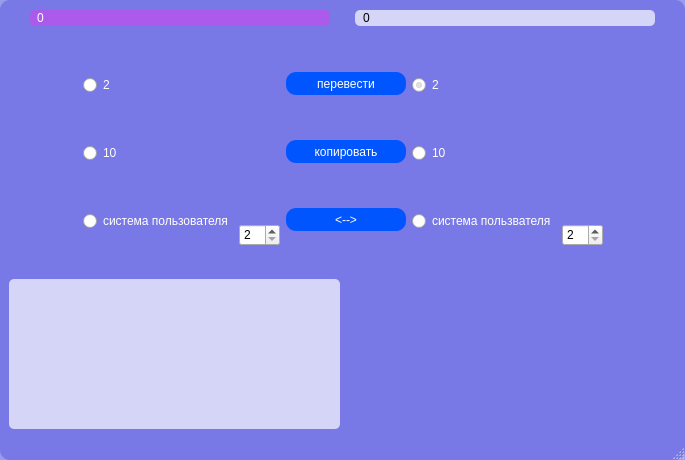
<?xml version="1.0" encoding="UTF-8"?>
<ui version="4.0">
 <class>MainWindow</class>
 <widget class="QMainWindow" name="MainWindow">
  <property name="geometry">
   <rect>
    <x>0</x>
    <y>0</y>
    <width>685</width>
    <height>460</height>
   </rect>
  </property>
  <property name="windowTitle">
   <string>MainWindow</string>
  </property>
  <property name="styleSheet">
   <string notr="true">QMainWindow {
	border-radius : 10px;
	background-color: rgba(100,100, 225, 165);
}
QLabel{
	border-radius : 5px;
	background-color: rgba(255,255, 255, 175);

}
QRadioButton{
color: rgb(255, 255, 255);
}</string>
  </property>
  <widget class="QWidget" name="centralwidget">
   <layout class="QVBoxLayout" name="verticalLayout_12">
    <item>
     <layout class="QHBoxLayout" name="horizontalLayout" stretch="1,0">
      <property name="spacing">
       <number>5</number>
      </property>
      <property name="sizeConstraint">
       <enum>QLayout::SetNoConstraint</enum>
      </property>
      <property name="leftMargin">
       <number>1</number>
      </property>
      <property name="topMargin">
       <number>1</number>
      </property>
      <property name="rightMargin">
       <number>1</number>
      </property>
      <property name="bottomMargin">
       <number>1</number>
      </property>
      <item>
       <widget class="QLineEdit" name="lineEdit">
        <property name="minimumSize">
         <size>
          <width>280</width>
          <height>0</height>
         </size>
        </property>
        <property name="maximumSize">
         <size>
          <width>300</width>
          <height>16777215</height>
         </size>
        </property>
        <property name="styleSheet">
         <string notr="true">border-radius: 5px;
background-color: rgb(129, 69, 189);
color: rgb(255, 255, 255);
font: 11pt &quot;Ubuntu&quot;;
background-color: rgba(255, 46, 245, 100);
padding: 0 5 0 5px;</string>
        </property>
        <property name="text">
         <string>0</string>
        </property>
       </widget>
      </item>
      <item>
       <widget class="QLabel" name="label">
        <property name="minimumSize">
         <size>
          <width>280</width>
          <height>0</height>
         </size>
        </property>
        <property name="maximumSize">
         <size>
          <width>300</width>
          <height>16777215</height>
         </size>
        </property>
        <property name="styleSheet">
         <string notr="true">border-radius : 5px;
font: 11pt &quot;Ubuntu&quot;;
padding: 0 5 0 5px;</string>
        </property>
        <property name="text">
         <string>0</string>
        </property>
       </widget>
      </item>
     </layout>
    </item>
    <item>
     <layout class="QHBoxLayout" name="horizontalLayout_3">
      <item>
       <spacer name="horizontalSpacer_4">
        <property name="orientation">
         <enum>Qt::Horizontal</enum>
        </property>
        <property name="sizeHint" stdset="0">
         <size>
          <width>40</width>
          <height>20</height>
         </size>
        </property>
       </spacer>
      </item>
      <item>
       <layout class="QVBoxLayout" name="verticalLayout">
        <item>
         <widget class="QRadioButton" name="radioButton">
          <property name="styleSheet">
           <string notr="true"/>
          </property>
          <property name="text">
           <string>2</string>
          </property>
         </widget>
        </item>
        <item>
         <widget class="QRadioButton" name="radioButton_2">
          <property name="text">
           <string>10</string>
          </property>
          <property name="checked">
           <bool>true</bool>
          </property>
         </widget>
        </item>
        <item>
         <widget class="QRadioButton" name="radioButton_3">
          <property name="text">
           <string>система пользователя</string>
          </property>
         </widget>
        </item>
       </layout>
      </item>
      <item>
       <layout class="QVBoxLayout" name="verticalLayout_9">
        <item>
         <spacer name="verticalSpacer_8">
          <property name="orientation">
           <enum>Qt::Vertical</enum>
          </property>
          <property name="sizeHint" stdset="0">
           <size>
            <width>20</width>
            <height>40</height>
           </size>
          </property>
         </spacer>
        </item>
        <item>
         <spacer name="verticalSpacer_6">
          <property name="orientation">
           <enum>Qt::Vertical</enum>
          </property>
          <property name="sizeHint" stdset="0">
           <size>
            <width>20</width>
            <height>40</height>
           </size>
          </property>
         </spacer>
        </item>
        <item>
         <spacer name="verticalSpacer_9">
          <property name="orientation">
           <enum>Qt::Vertical</enum>
          </property>
          <property name="sizeHint" stdset="0">
           <size>
            <width>20</width>
            <height>40</height>
           </size>
          </property>
         </spacer>
        </item>
        <item>
         <spacer name="verticalSpacer_14">
          <property name="orientation">
           <enum>Qt::Vertical</enum>
          </property>
          <property name="sizeHint" stdset="0">
           <size>
            <width>20</width>
            <height>40</height>
           </size>
          </property>
         </spacer>
        </item>
        <item>
         <spacer name="verticalSpacer_10">
          <property name="orientation">
           <enum>Qt::Vertical</enum>
          </property>
          <property name="sizeHint" stdset="0">
           <size>
            <width>20</width>
            <height>40</height>
           </size>
          </property>
         </spacer>
        </item>
        <item>
         <spacer name="verticalSpacer_13">
          <property name="orientation">
           <enum>Qt::Vertical</enum>
          </property>
          <property name="sizeHint" stdset="0">
           <size>
            <width>20</width>
            <height>40</height>
           </size>
          </property>
         </spacer>
        </item>
        <item>
         <spacer name="verticalSpacer_16">
          <property name="orientation">
           <enum>Qt::Vertical</enum>
          </property>
          <property name="sizeHint" stdset="0">
           <size>
            <width>20</width>
            <height>40</height>
           </size>
          </property>
         </spacer>
        </item>
        <item>
         <widget class="QSpinBox" name="spinBox">
          <property name="styleSheet">
           <string notr="true">font: 11pt &quot;Ubuntu&quot;;</string>
          </property>
          <property name="minimum">
           <number>2</number>
          </property>
          <property name="maximum">
           <number>16</number>
          </property>
         </widget>
        </item>
        <item>
         <spacer name="verticalSpacer_4">
          <property name="orientation">
           <enum>Qt::Vertical</enum>
          </property>
          <property name="sizeHint" stdset="0">
           <size>
            <width>20</width>
            <height>40</height>
           </size>
          </property>
         </spacer>
        </item>
        <item>
         <spacer name="verticalSpacer_7">
          <property name="orientation">
           <enum>Qt::Vertical</enum>
          </property>
          <property name="sizeType">
           <enum>QSizePolicy::Expanding</enum>
          </property>
          <property name="sizeHint" stdset="0">
           <size>
            <width>20</width>
            <height>5</height>
           </size>
          </property>
         </spacer>
        </item>
       </layout>
      </item>
      <item>
       <layout class="QVBoxLayout" name="verticalLayout_10">
        <item>
         <widget class="QPushButton" name="pushButton">
          <property name="minimumSize">
           <size>
            <width>0</width>
            <height>23</height>
           </size>
          </property>
          <property name="styleSheet">
           <string notr="true">background-color: rgb(39, 46, 143);
font: 13pt &quot;Ubuntu&quot;;
border-radius: 10px;
color: white;
background-color: rgb(0, 85, 255);
</string>
          </property>
          <property name="text">
           <string>перевести</string>
          </property>
         </widget>
        </item>
        <item>
         <widget class="QPushButton" name="pushButton_2">
          <property name="minimumSize">
           <size>
            <width>120</width>
            <height>23</height>
           </size>
          </property>
          <property name="styleSheet">
           <string notr="true">background-color: rgb(39, 46, 143);
font: 13pt &quot;Ubuntu&quot;;
border-radius: 10px;
color: white;
background-color: rgb(0, 85, 255);
</string>
          </property>
          <property name="text">
           <string>копировать</string>
          </property>
         </widget>
        </item>
        <item>
         <widget class="QPushButton" name="pushButton_3">
          <property name="minimumSize">
           <size>
            <width>0</width>
            <height>23</height>
           </size>
          </property>
          <property name="styleSheet">
           <string notr="true">background-color: rgb(39, 46, 143);
font: 13pt &quot;Ubuntu&quot;;
border-radius: 10px;
color: white;
background-color: rgb(0, 85, 255);
</string>
          </property>
          <property name="text">
           <string>&lt;--&gt;</string>
          </property>
         </widget>
        </item>
       </layout>
      </item>
      <item>
       <layout class="QVBoxLayout" name="verticalLayout_2">
        <item>
         <widget class="QRadioButton" name="radioButton_4">
          <property name="text">
           <string>2</string>
          </property>
          <property name="checked">
           <bool>true</bool>
          </property>
         </widget>
        </item>
        <item>
         <widget class="QRadioButton" name="radioButton_5">
          <property name="text">
           <string>10</string>
          </property>
          <property name="checked">
           <bool>false</bool>
          </property>
         </widget>
        </item>
        <item>
         <widget class="QRadioButton" name="radioButton_6">
          <property name="text">
           <string>система пользвателя</string>
          </property>
         </widget>
        </item>
       </layout>
      </item>
      <item>
       <layout class="QVBoxLayout" name="verticalLayout_4">
        <item>
         <spacer name="verticalSpacer_11">
          <property name="orientation">
           <enum>Qt::Vertical</enum>
          </property>
          <property name="sizeHint" stdset="0">
           <size>
            <width>20</width>
            <height>40</height>
           </size>
          </property>
         </spacer>
        </item>
        <item>
         <spacer name="verticalSpacer_12">
          <property name="orientation">
           <enum>Qt::Vertical</enum>
          </property>
          <property name="sizeHint" stdset="0">
           <size>
            <width>20</width>
            <height>40</height>
           </size>
          </property>
         </spacer>
        </item>
        <item>
         <spacer name="verticalSpacer">
          <property name="orientation">
           <enum>Qt::Vertical</enum>
          </property>
          <property name="sizeHint" stdset="0">
           <size>
            <width>20</width>
            <height>40</height>
           </size>
          </property>
         </spacer>
        </item>
        <item>
         <spacer name="verticalSpacer_19">
          <property name="orientation">
           <enum>Qt::Vertical</enum>
          </property>
          <property name="sizeHint" stdset="0">
           <size>
            <width>20</width>
            <height>40</height>
           </size>
          </property>
         </spacer>
        </item>
        <item>
         <spacer name="verticalSpacer_15">
          <property name="orientation">
           <enum>Qt::Vertical</enum>
          </property>
          <property name="sizeHint" stdset="0">
           <size>
            <width>20</width>
            <height>40</height>
           </size>
          </property>
         </spacer>
        </item>
        <item>
         <spacer name="verticalSpacer_18">
          <property name="orientation">
           <enum>Qt::Vertical</enum>
          </property>
          <property name="sizeHint" stdset="0">
           <size>
            <width>20</width>
            <height>40</height>
           </size>
          </property>
         </spacer>
        </item>
        <item>
         <spacer name="verticalSpacer_17">
          <property name="orientation">
           <enum>Qt::Vertical</enum>
          </property>
          <property name="sizeHint" stdset="0">
           <size>
            <width>20</width>
            <height>40</height>
           </size>
          </property>
         </spacer>
        </item>
        <item>
         <widget class="QSpinBox" name="spinBox_3">
          <property name="styleSheet">
           <string notr="true">font: 11pt &quot;Ubuntu&quot;;</string>
          </property>
          <property name="minimum">
           <number>2</number>
          </property>
          <property name="maximum">
           <number>16</number>
          </property>
         </widget>
        </item>
        <item>
         <spacer name="verticalSpacer_5">
          <property name="orientation">
           <enum>Qt::Vertical</enum>
          </property>
          <property name="sizeHint" stdset="0">
           <size>
            <width>20</width>
            <height>40</height>
           </size>
          </property>
         </spacer>
        </item>
        <item>
         <spacer name="verticalSpacer_3">
          <property name="orientation">
           <enum>Qt::Vertical</enum>
          </property>
          <property name="sizeType">
           <enum>QSizePolicy::Expanding</enum>
          </property>
          <property name="sizeHint" stdset="0">
           <size>
            <width>20</width>
            <height>5</height>
           </size>
          </property>
         </spacer>
        </item>
       </layout>
      </item>
      <item>
       <spacer name="horizontalSpacer">
        <property name="orientation">
         <enum>Qt::Horizontal</enum>
        </property>
        <property name="sizeHint" stdset="0">
         <size>
          <width>40</width>
          <height>20</height>
         </size>
        </property>
       </spacer>
      </item>
     </layout>
    </item>
    <item>
     <spacer name="verticalSpacer_2">
      <property name="orientation">
       <enum>Qt::Vertical</enum>
      </property>
      <property name="sizeType">
       <enum>QSizePolicy::Maximum</enum>
      </property>
      <property name="sizeHint" stdset="0">
       <size>
        <width>20</width>
        <height>0</height>
       </size>
      </property>
     </spacer>
    </item>
    <item>
     <layout class="QHBoxLayout" name="horizontalLayout_4">
      <item>
       <widget class="QLabel" name="label_2">
        <property name="styleSheet">
         <string notr="true">
color: rgb(255, 0, 0);
font: 15pt &quot;Ubuntu&quot;;</string>
        </property>
        <property name="text">
         <string/>
        </property>
       </widget>
      </item>
      <item>
       <widget class="QLabel" name="label_3">
        <property name="minimumSize">
         <size>
          <width>10</width>
          <height>150</height>
         </size>
        </property>
        <property name="styleSheet">
         <string notr="true">
	background-color: rgba(255,255, 255, 0);

</string>
        </property>
        <property name="text">
         <string/>
        </property>
       </widget>
      </item>
     </layout>
    </item>
   </layout>
  </widget>
  <widget class="QMenuBar" name="menubar">
   <property name="geometry">
    <rect>
     <x>0</x>
     <y>0</y>
     <width>685</width>
     <height>22</height>
    </rect>
   </property>
  </widget>
  <widget class="QStatusBar" name="statusbar"/>
 </widget>
 <resources/>
 <connections/>
</ui>
